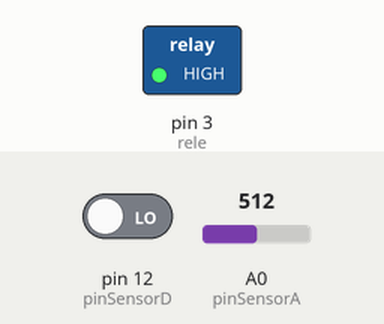
Bench run of a sketch on a simulated Arduino Uno, built with avr-gcc and run on an emulated ATmega328P. Shown: switched loads named in the sketch (green lamp = pin HIGH). The inputs (shaded band) are chosen by the test bench; at power-on: A0 (pinSensorA) = 512, pin 12 (pinSensorD) LOW. What the sketch prints to the serial monitor is not drawn.

Above: at 1.2 s.
1.3 s: A0 (pinSensorA) set to 0
At 2.4 s:
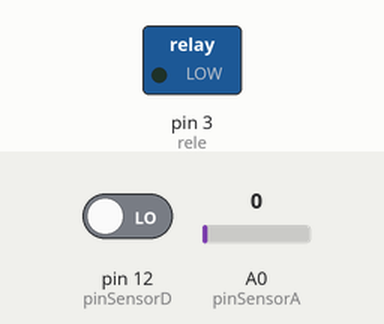
4.8 s: A0 (pinSensorA) set to 122
At 6.1 s:
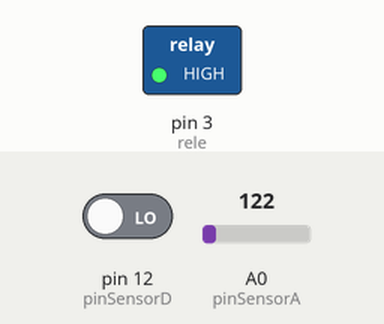
Timing chart, 0 to 7.8 s (numbered marks = the images above; inputs shaded):
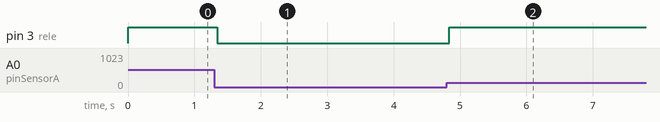

The sketch:

CodigoFinal.ino
```cpp
#define pinSensorA A0
#define pinSensorD 12
#define rele 3

void setup(){
  pinMode(rele, OUTPUT);
  pinMode(pinSensorD, INPUT);
  Serial.begin(9600);
}

void loop(){
  Serial.print("Digital");

  if(digitalRead(pinSensorD)){
  	Serial.print("Sem umidade");
  }else{
  	Serial.print("Com umidade");
  }
  Serial.print(" Analogico:");
  Serial.print(analogRead(pinSensorA));
  Serial.print("  ");

  Serial.print("  Atuador");
  if (analogRead(pinSensorA > 700)){
  	Serial.print("Solenoide ligado");
    digitalWrite(rele, HIGH);
  }else{
  	Serial.print("Solenoide desligado");
    digitalWrite(rele, LOW);
  }

}
```

Measured:
- after the input at 1.3 s, pin 3 (rele): HIGH → LOW at once
- after the input at 4.8 s, pin 3 (rele): LOW → HIGH at once
